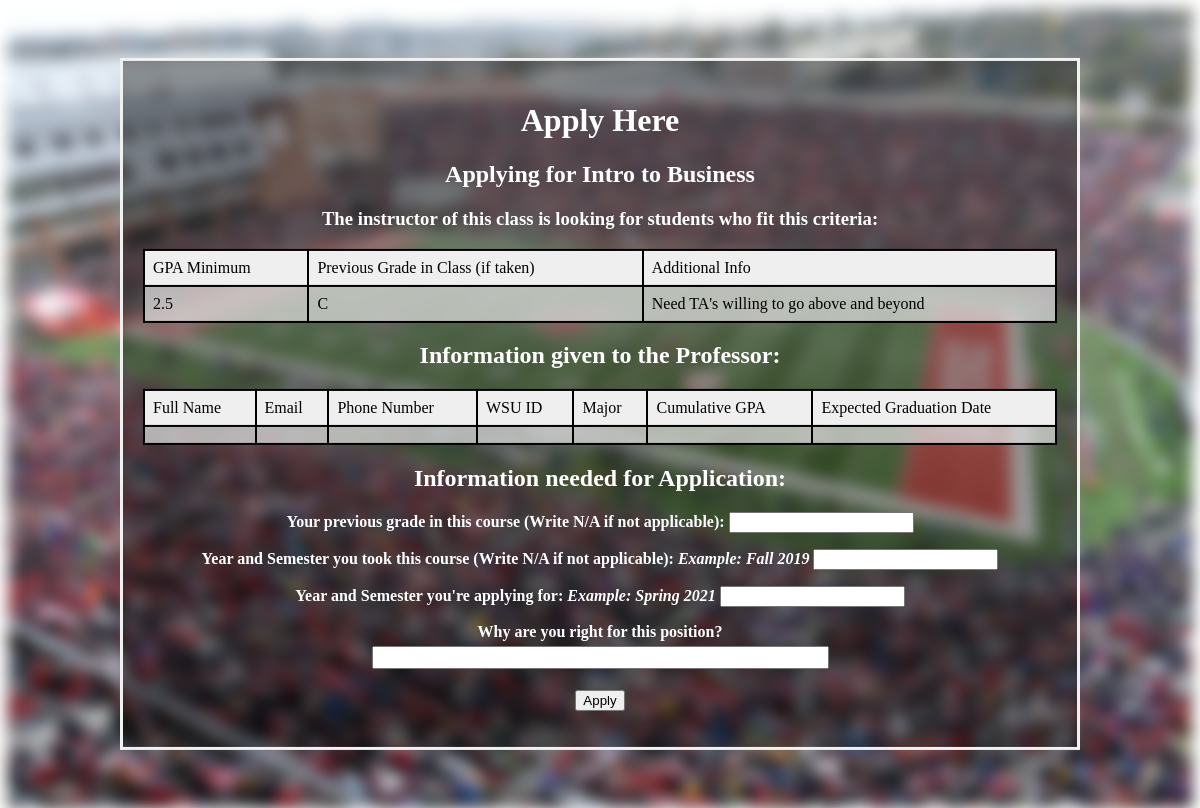
The app's page /apply/1 with its own data.
### app/models.py (models this page shows, shortened)
class Course(db.Model):
    id = db.Column(db.Integer, primary_key=True)
    subject = db.Column(db.String(128))
    number = db.Column(db.String(10))
    title = db.Column(db.String(128))
    gpareq = db.Column(db.Float)
    prevgrade = db.Column(db.String(4))
    numslots = db.Column(db.Integer)
    addinfo = db.Column(db.String(256))
    prof_id = db.Column(db.Integer, db.ForeignKey('user.id'))
    appsincourse = db.relationship('Apply', back_populates='_course')

### app/routes.py (the view, shortened to what this page needs)
@app.route('/apply/<course_id>', methods = ['GET', 'POST'])
def apply(course_id):
    form = ApplyForm()
    courseobj = Course.query.filter_by(id = course_id).first()
    return render_template('apply.html', title='Application Page', courseobj=courseobj, form=form)

### app/forms.py
class ApplyForm(FlaskForm):
    prevgrade = StringField('Your previous grade in this course (Write N/A if not applicable):', validators=[DataRequired()])
    whentaken = StringField('Year and Semester you took this course (Write N/A if not applicable):', validators=[DataRequired()])
    whenappfor = StringField("Year and Semester you're applying for:", validators=[DataRequired()])
    statement = StringField('Why are you right for this position?')
    submit = SubmitField('Apply')

### app/templates/apply.html (shortened to what this page needs)
<link rel="stylesheet" href="{{ url_for('static', filename='css/main.css') }}">
{% block content %}
<div class="bg-image"></div>
<div class="bg-text">
    <h1>Apply Here</h1>
    <h2>Applying for {{courseobj.title}} </h2>
    <h3>The instructor of this class is looking for students who fit this criteria:</h3>
    <table class = 'coursetable' style = 'width:100%' valign = 'top'>
        <tr>
            <td>GPA Minimum</td>
            <td>Previous Grade in Class (if taken)</td>
            <td>Additional Info</td>
        </tr>
        <tr>
            <td>{{courseobj.gpareq}}</td>
            <td>{{courseobj.prevgrade}}</td>
            <td>{{courseobj.addinfo}}</td>
        </tr>
    </table>
    <form action="" method="get">
        <h2>Information given to the Professor: </h2>
        <table class = 'coursetable' style = 'width:100%' valign = 'top'>
            <tr>
                <td><div>Full Name</div></td>
                <td><div>Email</div></td>
                <td><div>Phone Number</div></td>
                <td><div>WSU ID</div></td>
                <td><div>Major</div></td>
                <td><div>Cumulative GPA</div></td>
                <td><div>Expected Graduation Date</div></td>
            </tr>
            <tr>
                <td><div>{{ current_user.fullname }}</div></td>
                <td><div>{{ current_user.email }}</div></td>
                <td><div>{{ current_user.phonenum }}</div></td>
                <td><div>{{ current_user.wsuid }}</div></td>
                <td><div>{{ current_user.major }}</div></td>
                <td><div>{{ current_user.cgpa }}</div></td>
                <td><div>{{ current_user.egd }}</div></td>
            </tr>
        </table>
    </form>
    <form action="" method="post">
        <h2>Information needed for Application: </h2>
        <p>
            {{ form.prevgrade.label }}
            {{ form.prevgrade(class='userRegister') }}<br>
        </p>
        <p>
            {{ form.whentaken.label }}
            <em>Example: Fall 2019</em>
            {{ form.whentaken(class='userRegister') }}<br>
        </p>
        <p>
            {{ form.whenappfor.label }}
            <em>Example: Spring 2021</em>
            {{ form.whenappfor(class="userRegister") }}<br>
        </p>
        <p>
            {{ form.statement.label }}<br>
            {{ form.statement(class='statement') }}<br>
        </p>
        <p>{{ form.submit(class='button') }}</p>
    </form>
</div>
{% endblock %}

### app/static/css/main.css (style rules this page uses)
.coursetable { font-family: arial, sans-serif; border-collapse: collapse; width: 92%; }
td { font-family: 'Times New Roman', Times, serif; border: 2px solid #000000; text-align: left; padding: 8px; table-layout: fixed; }
tr:nth-child(even) { background-color: #ddddddbb; }
tr:nth-child(odd) { background-color: rgb(240, 239, 239); }
.statement { width: 50%; font-style: normal; font-family: Arial, Helvetica, sans-serif; margin: 5px 5px 5px 5px; padding: 2px; }
* { box-sizing: border-box; }
.bg-image { background-image: url(../images/field.jpg); filter: blur(8px); -webkit-filter: blur(8px); height: 100%; background-position: center; background-repeat: no-repeat; background-size: cover; }
.bg-text { background-color: rgb(0,0,0); background-color: rgba(0,0,0, 0.4); color: white; font-weight: bold; border: 3px solid #f1f1f1; position: absolute; top: 50%; left: 50%; transform: translate(-50%, -50%); z-index: 2; width: 80%; padding: 20px; text-align: center; }
h1 { text-align: center; }

### records on screen
Course: title "Intro to Business", gpareq "2.5", prevgrade "C", addinfo "Need TA's willing to go above and beyond"
